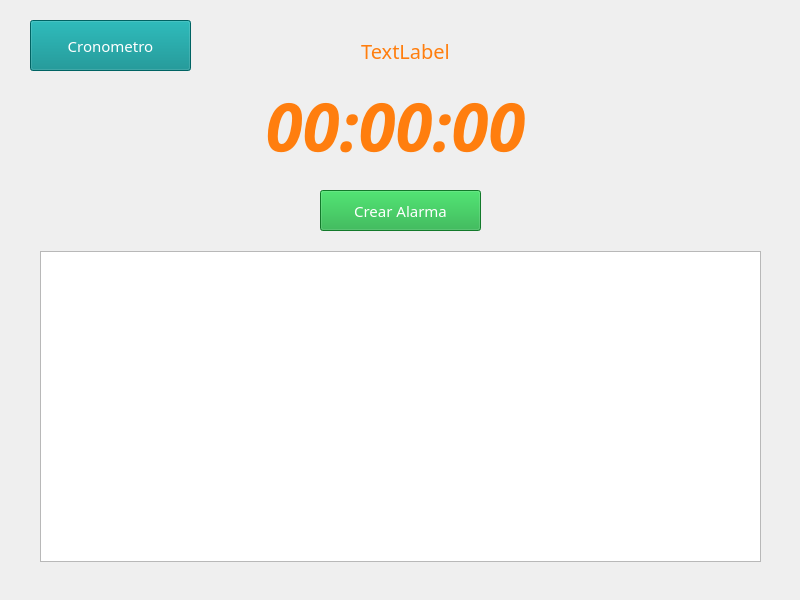
<?xml version="1.0" encoding="UTF-8"?>
<ui version="4.0">
 <class>Widget</class>
 <widget class="QWidget" name="Widget">
  <property name="geometry">
   <rect>
    <x>0</x>
    <y>0</y>
    <width>800</width>
    <height>600</height>
   </rect>
  </property>
  <property name="windowTitle">
   <string>Widget</string>
  </property>
  <widget class="QPushButton" name="btnCrear">
   <property name="geometry">
    <rect>
     <x>320</x>
     <y>190</y>
     <width>161</width>
     <height>41</height>
    </rect>
   </property>
   <property name="font">
    <font>
     <family>Segoe UI Black</family>
     <pointsize>11</pointsize>
    </font>
   </property>
   <property name="styleSheet">
    <string notr="true">background-color: rgb(25, 170, 59);
border-color: rgb(0, 170, 0);
color: rgb(255, 255, 255);</string>
   </property>
   <property name="text">
    <string>Crear Alarma</string>
   </property>
  </widget>
  <widget class="QListWidget" name="listWidgetAlarmas">
   <property name="geometry">
    <rect>
     <x>40</x>
     <y>251</y>
     <width>721</width>
     <height>311</height>
    </rect>
   </property>
  </widget>
  <widget class="QLabel" name="labelFecha">
   <property name="geometry">
    <rect>
     <x>210</x>
     <y>30</y>
     <width>391</width>
     <height>41</height>
    </rect>
   </property>
   <property name="font">
    <font>
     <family>Segoe UI Black</family>
     <pointsize>15</pointsize>
    </font>
   </property>
   <property name="styleSheet">
    <string notr="true">color:rgb(255, 126, 14);</string>
   </property>
   <property name="text">
    <string>TextLabel</string>
   </property>
   <property name="alignment">
    <set>Qt::AlignmentFlag::AlignCenter</set>
   </property>
  </widget>
  <widget class="QLabel" name="labelHora">
   <property name="geometry">
    <rect>
     <x>150</x>
     <y>80</y>
     <width>491</width>
     <height>91</height>
    </rect>
   </property>
   <property name="font">
    <font>
     <family>ROG Fonts</family>
     <pointsize>50</pointsize>
     <italic>true</italic>
     <bold>true</bold>
    </font>
   </property>
   <property name="styleSheet">
    <string notr="true">color:rgb(255, 126, 14);</string>
   </property>
   <property name="text">
    <string>00:00:00</string>
   </property>
   <property name="alignment">
    <set>Qt::AlignmentFlag::AlignCenter</set>
   </property>
  </widget>
  <widget class="QPushButton" name="btnCronometro">
   <property name="geometry">
    <rect>
     <x>30</x>
     <y>20</y>
     <width>161</width>
     <height>51</height>
    </rect>
   </property>
   <property name="font">
    <font>
     <family>Segoe UI Black</family>
     <pointsize>11</pointsize>
    </font>
   </property>
   <property name="styleSheet">
    <string notr="true">background-color: rgb(0, 139, 139);
border-color: rgb(0, 170, 0);
color: rgb(255, 255, 255);</string>
   </property>
   <property name="text">
    <string>Cronometro</string>
   </property>
  </widget>
 </widget>
 <resources/>
 <connections/>
</ui>
